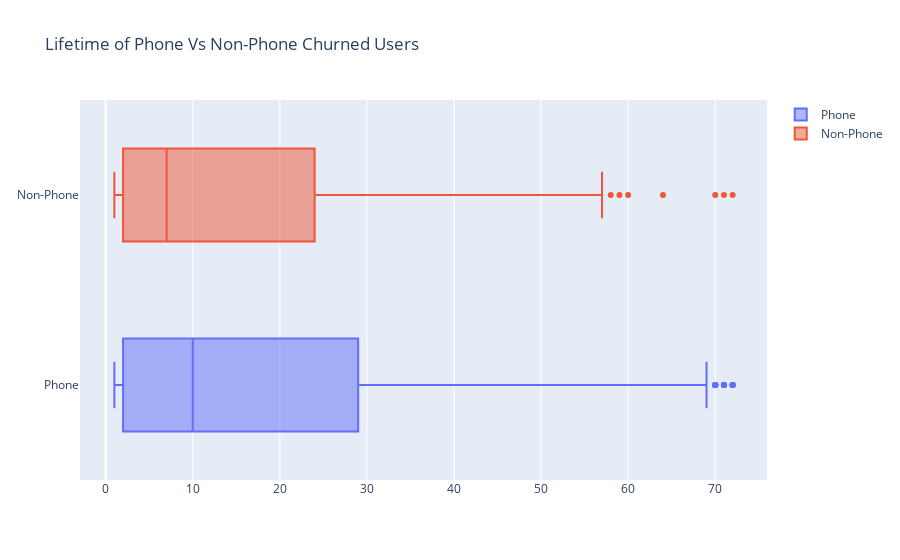

Here is the notebook cell this chart was saved with:
### Markdown cell above
### 3.2 Phone Vs Non-Phone (Churned users)

### Code cell
group_1 = go.Box(
    x=churned_phone_users['tenure'],
    name="Phone")

group_2 = go.Box(
    x=churned_users[~churned_users.isin(churned_phone_users)].dropna()['tenure'],
    name="Non-Phone")

info = [group_1, group_2]
title = "Lifetime of Phone Vs Non-Phone Churned Users"
iplot({
            "data": info, 
            "layout": {
                "title": title
            }
     })

### Figure 1 — Plotly figure (JSON) as saved in the notebook; plotly's stock layout.template omitted (floating-point values rounded to 4 significant figures; data arrays with more than 128 entries replaced by an {"elided": "..."} marker saying what was removed)
{"data": [{"name": "Phone", "type": "box", "x": {"elided": "1699 int values"}}, {"name": "Non-Phone", "type": "box", "x": {"elided": "170 int values"}}], "layout": {"title": {"text": "Lifetime of Phone Vs Non-Phone Churned Users"}}}
